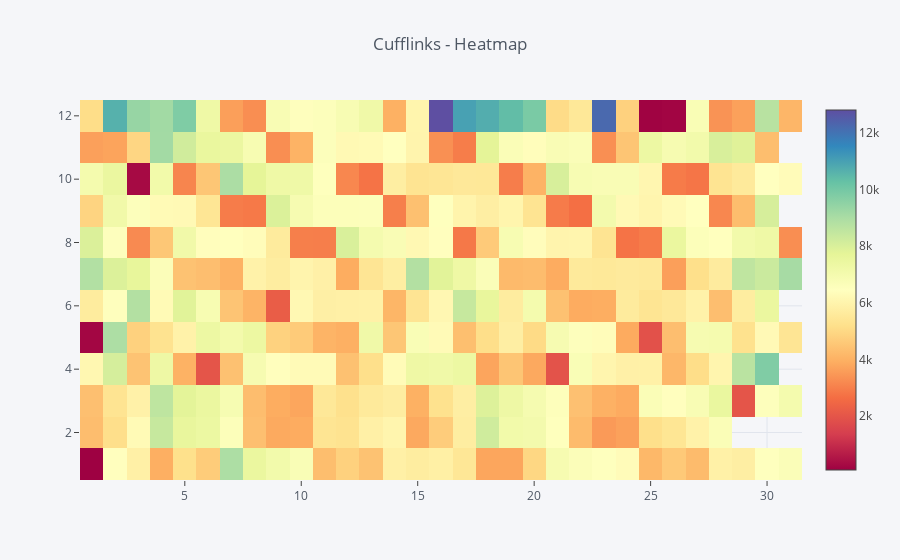

Notebook code for this chart:
### Markdown cell above
**The relation between the Months and the Day of the Month**

### Code cell
pt = train.pivot_table(index='Day', columns='Month', values ='Sales')
pt.iplot(kind='heatmap',colorscale='spectral',title='Cufflinks - Heatmap')

### Figure 1 — Plotly figure (JSON) as saved in the notebook; plotly's stock layout.template omitted (floating-point values rounded to 4 significant figures; data arrays with more than 128 entries replaced by an {"elided": "..."} marker saying what was removed)
{"data": [{"colorscale": [[0, "rgb(158,1,66)"], [0.1, "rgb(213,62,79)"], [0.2, "rgb(244,109,67)"], [0.3, "rgb(253,174,97)"], [0.4, "rgb(254,224,139)"], [0.5, "rgb(255,255,191)"], [0.6, "rgb(230,245,152)"], [0.7, "rgb(171,221,164)"], [0.8, "rgb(102,194,165)"], [0.9, "rgb(50,136,189)"], [1, "rgb(94,79,162)"]], "type": "heatmap", "x": [1, 2, 3, 4, 5, 6, 7, 8, 9, 10, 11, 12, 13, 14, 15, 16, 17, 18, 19, 20, 21, 22, 23, 24, 25, 26, 27, 28, 29, 30, 31], "y": [1, 2, 3, 4, 5, 6, 7, 8, 9, 10, 11, 12], "z": {"elided": "12x31 float values"}}], "layout": {"legend": {"bgcolor": "#F5F6F9", "font": {"color": "#4D5663"}}, "paper_bgcolor": "#F5F6F9", "plot_bgcolor": "#F5F6F9", "title": "Cufflinks - Heatmap", "titlefont": {"color": "#4D5663"}, "xaxis1": {"gridcolor": "#E1E5ED", "showgrid": true, "tickfont": {"color": "#4D5663"}, "title": "", "titlefont": {"color": "#4D5663"}, "zerolinecolor": "#E1E5ED"}, "yaxis1": {"gridcolor": "#E1E5ED", "showgrid": true, "tickfont": {"color": "#4D5663"}, "title": "", "titlefont": {"color": "#4D5663"}, "zerolinecolor": "#E1E5ED"}}}
